Frame 1 (no input): blank canvas, image omitted
Frame 60 (the mouse pressed at the canvas centre just before this capture): blank canvas, image omitted
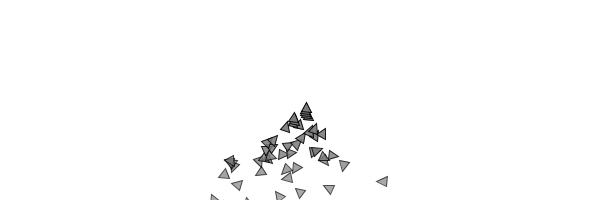
Frame 120 (the mouse held since frame 60 and released just before this capture)

The Processing sketch whose frames 1 and 60 were blank and that drew this single picture after the mouse press (run headless with seeded random() and noise(); from frame 60 on, the mouse is pressed at the canvas centre):

// Processing sketch: exercise_5
// ── exercise_5.pde
import java.util.Iterator;

ArrayList<ParticleSystem> systems;

void setup() {
  size(600, 200);
  systems = new ArrayList<ParticleSystem>();
}

void draw() {
  background(255);
  Iterator<ParticleSystem> it = systems.iterator();

  while (it.hasNext()) {
    ParticleSystem ps = it.next();
    ps.run();
    ps.addParticle();
    if (ps.isEmpty()) {
      it.remove();
    }
  }
}

void mousePressed() {
  systems.add(new ParticleSystem(new PVector(mouseX, mouseY)));
}
// ── Particle.pde
class Particle {

  PVector location;
  PVector velocity;
  PVector acceleration;
  float angle;
  float aVelocity;    
  float aAcceleration;
  float lifespan;

  Particle(PVector l) {
    location = l.copy();
    acceleration = new PVector();
    velocity = new PVector();
    angle = 0;
    aVelocity = 0.0;
    aAcceleration = 0.005;
    lifespan = 255.0;
  }

  void run() {
    update();
    display();
  }

  void update() {
    velocity.add(acceleration);
    location.add(velocity);
    lifespan -= 2.0;
    acceleration.mult(0);

    aVelocity += aAcceleration;
    angle += aVelocity;
  }

  void applyForce(PVector force) {
    PVector f = force.copy();
    acceleration.add(f);
  }

  void display() {
    stroke(0, lifespan);
    fill(123, lifespan);

    pushMatrix();
    translate(location.x, location.y);
    rotate(angle);

    triangle(0, 10, 5, 0, 10, 10);

    popMatrix();
  }

  boolean isDead() {
    if (lifespan < 0.0) {
      return true;
    } else {
      return false;
    }
  }
}
// ── ParticleSystem.pde
import java.util.Iterator;

class ParticleSystem {

  PVector origin;
  ArrayList<Particle> particles;
  int count;

  ParticleSystem(PVector o) {
    origin = o;
    particles = new ArrayList();
    count = 0;
  }

  void addParticle() {
    Particle p = new Particle(origin);
    p.applyForce(new PVector(random(-2, 2), 2));

    if (count <= 100) {
      particles.add(p);
      count++;
    }
  }

  void run() {
    Iterator<Particle> it = particles.iterator();

    while (it.hasNext()) {
      Particle p = it.next();
      p.run();
      if (p.isDead()) {
        it.remove();
      }
    }
  }

  boolean isEmpty() {
    return particles.isEmpty();
  }
}
